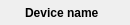
<?xml version="1.0" encoding="UTF-8"?>
<ui version="4.0">
 <class>Form</class>
 <widget class="QWidget" name="Form">
  <property name="geometry">
   <rect>
    <x>0</x>
    <y>0</y>
    <width>281</width>
    <height>27</height>
   </rect>
  </property>
  <property name="sizePolicy">
   <sizepolicy hsizetype="Minimum" vsizetype="Minimum">
    <horstretch>0</horstretch>
    <verstretch>0</verstretch>
   </sizepolicy>
  </property>
  <property name="windowTitle">
   <string>Device led status</string>
  </property>
  <layout class="QFormLayout" name="formLayout">
   <property name="sizeConstraint">
    <enum>QLayout::SetFixedSize</enum>
   </property>
   <property name="horizontalSpacing">
    <number>5</number>
   </property>
   <property name="verticalSpacing">
    <number>5</number>
   </property>
   <property name="margin">
    <number>5</number>
   </property>
   <item row="0" column="0">
    <widget class="QLed" name="status_led">
     <property name="sizePolicy">
      <sizepolicy hsizetype="Fixed" vsizetype="Fixed">
       <horstretch>0</horstretch>
       <verstretch>0</verstretch>
      </sizepolicy>
     </property>
     <property name="minimumSize">
      <size>
       <width>15</width>
       <height>15</height>
      </size>
     </property>
     <property name="maximumSize">
      <size>
       <width>15</width>
       <height>15</height>
      </size>
     </property>
    </widget>
   </item>
   <item row="0" column="1">
    <widget class="QLabel" name="device_name">
     <property name="sizePolicy">
      <sizepolicy hsizetype="Minimum" vsizetype="Minimum">
       <horstretch>0</horstretch>
       <verstretch>0</verstretch>
      </sizepolicy>
     </property>
     <property name="minimumSize">
      <size>
       <width>100</width>
       <height>0</height>
      </size>
     </property>
     <property name="maximumSize">
      <size>
       <width>250</width>
       <height>16777215</height>
      </size>
     </property>
     <property name="styleSheet">
      <string notr="true">font-weight:bold</string>
     </property>
     <property name="text">
      <string>Device name</string>
     </property>
    </widget>
   </item>
  </layout>
 </widget>
 <customwidgets>
  <customwidget>
   <class>QLed</class>
   <extends>QPixmapWidget</extends>
   <header>taurus.qt.qtgui.display</header>
  </customwidget>
  <customwidget>
   <class>QPixmapWidget</class>
   <extends>QWidget</extends>
   <header>taurus.qt.qtgui.display</header>
  </customwidget>
 </customwidgets>
 <resources/>
 <connections/>
</ui>
